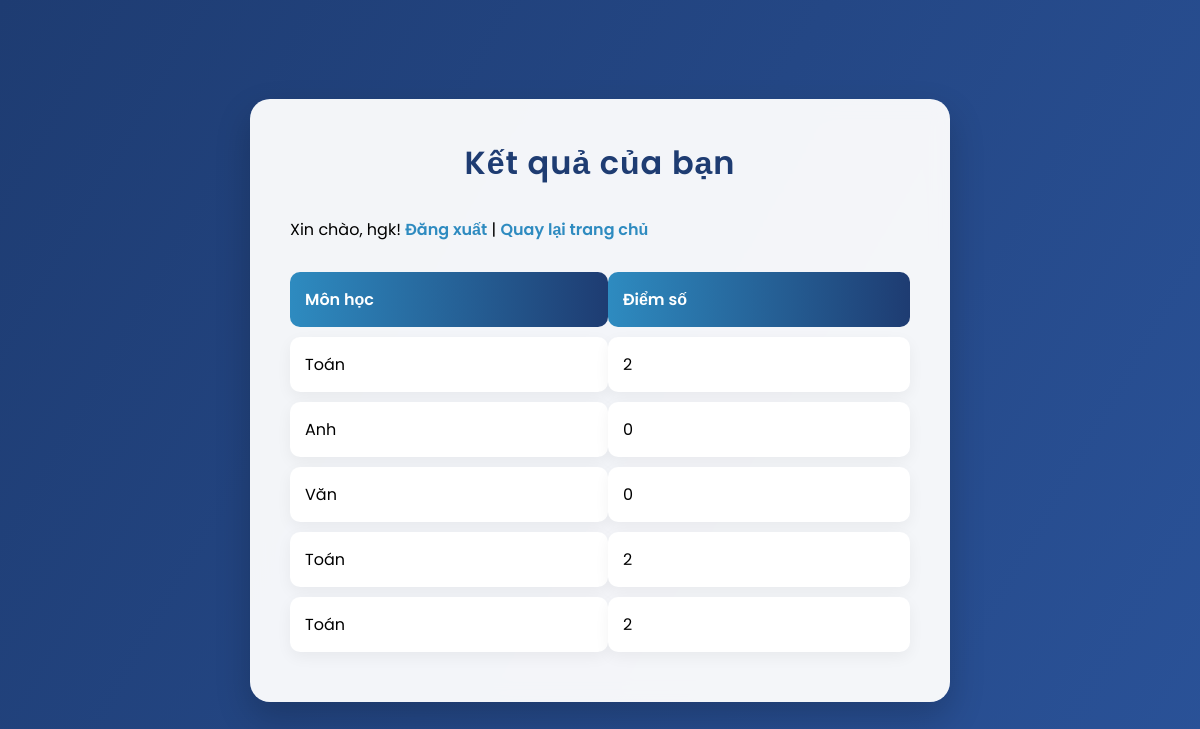
The page /results (signed in) on the database its author committed.
### tables this page shows
CREATE TABLE users (
            id INTEGER PRIMARY KEY AUTOINCREMENT,
            username TEXT UNIQUE NOT NULL,
            password TEXT NOT NULL
        );

CREATE TABLE results (
            id INTEGER PRIMARY KEY AUTOINCREMENT,
            user_id INTEGER,
            subject_id INTEGER,
            score INTEGER,
            FOREIGN KEY (user_id) REFERENCES users(id),
            FOREIGN KEY (subject_id) REFERENCES subjects(id)
        );

CREATE TABLE subjects (
            id INTEGER PRIMARY KEY AUTOINCREMENT,
            name TEXT NOT NULL
        );

### app.py (the view)
@app.route('/results')
@login_required
def results():
    conn = sqlite3.connect('quiz.db')
    c = conn.cursor()
    c.execute('''
        SELECT r.score, s.name, r.id
        FROM results r
        JOIN subjects s ON r.subject_id = s.id
        WHERE r.user_id = ?
        ORDER BY r.id DESC
    ''', (current_user.id,))
    results = c.fetchall()
    conn.close()
    return render_template('results.html', results=results)

### app.py (called while the page is built)
@login_manager.user_loader
def load_user(user_id):
    conn = sqlite3.connect('quiz.db')
    c = conn.cursor()
    c.execute('SELECT id, username FROM users WHERE id = ?', (user_id,))
    user = c.fetchone()
    conn.close()
    if user:
        return User(user[0], user[1])
    return None

### templates/results.html (shortened to what this page needs)
<!DOCTYPE html>
<html>
<head>
    <link rel="stylesheet" href="{{ url_for('static', filename='styles.css') }}">
</head>
<body>
    <div class="container">
        <h1>Kết quả của bạn</h1>
        <p>Xin chào, {{ current_user.username }}! <a href="{{ url_for('logout') }}">Đăng xuất</a> | <a href="{{ url_for('index') }}">Quay lại trang chủ</a></p>
        {% if results %}
            <table>
                <tr>
                    <th>Môn học</th>
                    <th>Điểm số</th>
                </tr>
                {% for result in results %}
                <tr>
                    <td>{{ result[1] }}</td>
                    <td>{{ result[0] }}</td>
                </tr>
                {% endfor %}
            </table>
        {% else %}
            <p>Chưa có kết quả nào. Hãy làm quiz để xem điểm!</p>
        {% endif %}
    </div>
</body>
</html>

### static/styles.css (style rules this page uses)
* { margin: 0; padding: 0; box-sizing: border-box; font-family: 'Poppins', sans-serif; }
body { background: linear-gradient(120deg, #1e3c72 0%, #2a5298 100%); min-height: 100vh; display: flex; justify-content: center; align-items: center; padding: 20px; }
.container { background: rgba(255, 255, 255, 0.95); padding: 40px; border-radius: 20px; box-shadow: 0 15px 35px rgba(0, 0, 0, 0.2); width: 100%; max-width: 700px; backdrop-filter: blur(10px); }
h1 { color: #1e3c72; text-align: center; margin-bottom: 30px; font-weight: 600; font-size: 32px; letter-spacing: 1px; }
a { color: #2e8bc0; font-weight: 600; text-decoration: none; transition: color 0.3s ease; }
table { width: 100%; border-collapse: separate; border-spacing: 0 10px; margin-top: 20px; }
th, td { padding: 15px; text-align: left; background: #fff; border-radius: 10px; }
th { background: linear-gradient(90deg, #2e8bc0 0%, #1e3c72 100%); color: #fff; font-weight: 600; }
td { box-shadow: 0 5px 15px rgba(0, 0, 0, 0.05); }

### rows shown on the page
users: username "hgk"
results: name "Toán", score "2"
results: name "Anh", score "0"
results: name "Văn", score "0"
results: name "Toán", score "2"
results: name "Toán", score "2"
